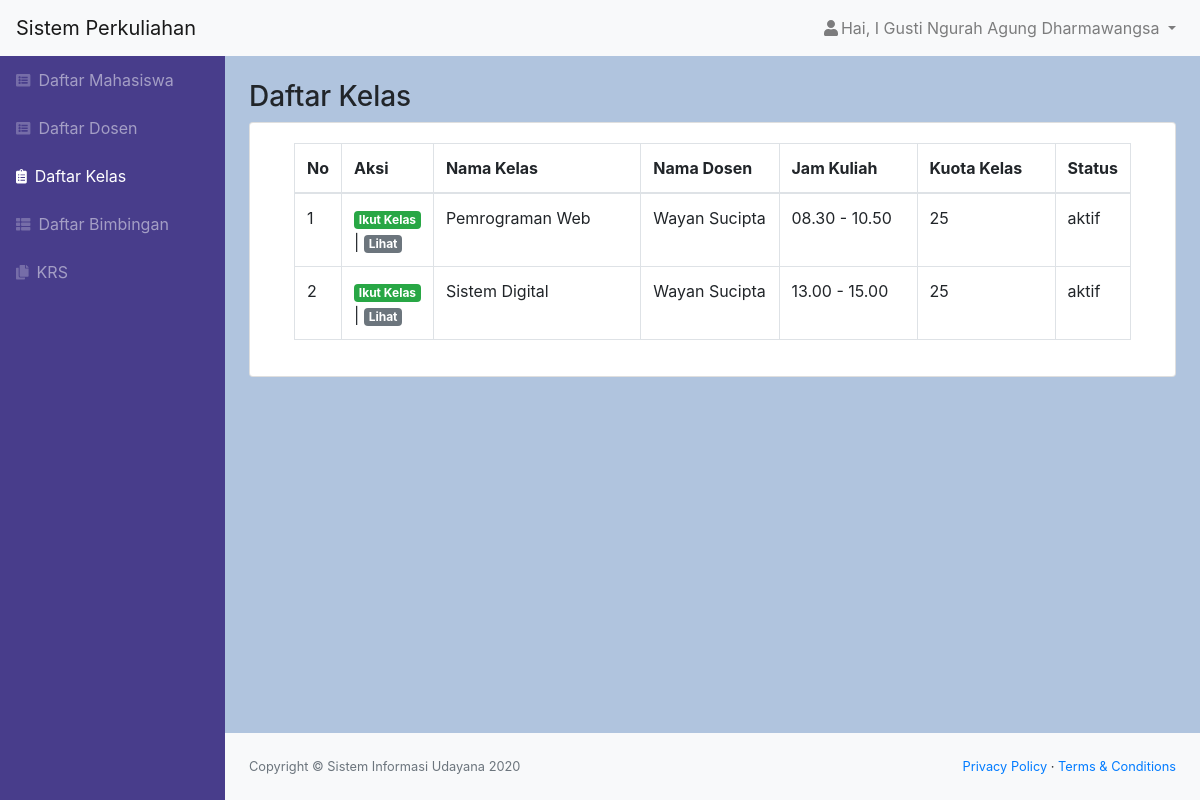
The page /kelas.php (signed in) on the database its author committed.
### tables this page shows
CREATE TABLE `kelas` (
  `id_kelas` int(11) NOT NULL,
  `nama_kelas` varchar(100) NOT NULL,
  `jam_kuliah` varchar(20) NOT NULL,
  `kuota_kelas` int(11) NOT NULL,
  `id_dosen` int(11) NOT NULL,
  `status` varchar(20) NOT NULL
);

CREATE TABLE `dosen` (
  `id_dosen` int(11) NOT NULL,
  `role` char(1) NOT NULL,
  `nip` varchar(25) NOT NULL,
  `nidn` char(10) NOT NULL,
  `nama` varchar(50) NOT NULL,
  `email` varchar(50) NOT NULL,
  `alamat` varchar(50) NOT NULL,
  `tanggal_lahir` date NOT NULL,
  `status` varchar(20) NOT NULL,
  `password` varchar(300) NOT NULL
);

### kelas.php (the view, shortened to what this page needs)
<?php
include "function.php";
$nama = $_SESSION['nama'];
$role = $_SESSION['role'];
$queryKelas = mysqli_query($koneksi, "SELECT * FROM kelas INNER JOIN dosen ON kelas.id_dosen=dosen.id_dosen");
?>
<!DOCTYPE html>
<html lang="en">
    <head>
        <link href="css/styles.css" rel="stylesheet" />
        <link href="https://cdn.datatables.net/1.10.20/css/dataTables.bootstrap4.min.css" rel="stylesheet" />
    </head>
    <body class="sb-nav-fixed">
        <nav class="sb-topnav navbar navbar-expand navbar-light bg-light">
            <a class="navbar-brand" href="index.html">Sistem Perkuliahan</a>
            <ul class="navbar-nav ml-auto">
                <li class="nav-item dropdown">
                    <a class="nav-link dropdown-toggle" id="userDropdown" href="#" role="button" data-toggle="dropdown" aria-haspopup="true" aria-expanded="false"><i class="fas fa-user fa-fw"></i>Hai, <?= $nama; ?> </a>
                </li>
            </ul>
        </nav>
        <div id="layoutSidenav">
            <div id="layoutSidenav_nav">
                <nav class="sb-sidenav accordion sb-sidenav-dark" id="sidenavAccordion">
                    <div class="sb-sidenav-menu">
                        <div class="nav">
                            <a class="nav-link" href="mahasiswa.php"
                                ><div class="sb-nav-link-icon"><i class="fas fa-list-alt"></i></div>
                                Daftar Mahasiswa</a
                            >
                            <a class="nav-link" href="dosen.php"
                                ><div class="sb-nav-link-icon"><i class="fas fa-list-alt"></i></div>
                                Daftar Dosen</a
                            >
                            <a class="nav-link active" href="kelas.php"
                                ><div class="sb-nav-link-icon"><i class="fas fa-clipboard-list"></i></div>
                                Daftar Kelas</a
                            >
                            <a class="nav-link" href="bimbingan.php"
                                ><div class="sb-nav-link-icon"><i class="fas fa-th-list"></i></div>
                                Daftar Bimbingan</a
                            >
                            <?php if($role == "1") { ?>
                            <a class="nav-link" href="krs.php"
                                ><div class="sb-nav-link-icon"><i class="fas fa-copy"></i></div>
                                KRS</a>
                            <?php } ?>
                        </div>
                    </div>
                </nav>
            </div>
            <div id="layoutSidenav_content">
                <main>
                    <div class="container-fluid">
                        <h3 class="mt-4">Daftar Kelas</h3>
                        <div class="card mb-4">
                            <div class="card-body">
                                <div class="table-responsive">
                                    <div class="container">
                                        <table class="table table-bordered" id="dataTable" width="100%" cellspacing="0">
                                            <thead>
                                                <tr>
                                                    <th>No</th>
                                                    <?php if($role == "2" || $role == "1") { ?>
                                                    <th>Aksi</th>
                                                    <?php } ?>
                                                    <th class="col-sm-3">Nama Kelas</th>
                                                    <th class="col-sm-2">Nama Dosen</th>
                                                    <th class="col-sm-2">Jam Kuliah</th>
                                                    <th class="col-sm-2">Kuota Kelas</th>
                                                    <th>Status</th>
                                                </tr>
                                            </thead>
                                            <?php $i=1; ?>
                                            <?php while($data = mysqli_fetch_assoc($queryKelas)) { ?>
                                                <tr>
                                                    <td><?= $i; ?></td>
                                                    <?php if($role == "1") { ?>
                                                        <td><a href="function.php?act=joinKelas&id_kelas=<?= $data['id_kelas']; ?>" class="badge badge-success ">Ikut Kelas</a> | <a href="kelas_lihat.php?id_kelas=<?= $data['id_kelas']; ?>" class="badge badge-secondary ">Lihat</a></td>
                                                    <?php } ?>
                                                    <td><?= $data['nama_kelas']; ?></>
                                                    <td><?= $data['nama']; ?></td>
                                                    <td><?= $data['jam_kuliah']; ?></td>
                                                    <td><?= $data['kuota_kelas']; ?></td>
                                                    <td><?= $data['status']; ?></td>
                                                </tr>
                                            <?php $i++; ?>
                                            <?php } ?>
                                        </table>
                                    </div>
                                </div>
                            </div>
                        </div>
                </main>
                <footer class="py-4 bg-light mt-auto">
                    <div class="container-fluid">
                        <div class="d-flex align-items-center justify-content-between small">
                            <div class="text-muted">Copyright &copy; Sistem Informasi Udayana 2020</div>
                            <div>
                                <a href="#">Privacy Policy</a>
                                &middot;
                                <a href="#">Terms &amp; Conditions</a>
                            </div>
                        </div>
                    </div>
                </footer>
            </div>
        </div>
    </body>
</html>

### rows shown on the page
kelas: nama_kelas "Pemrograman Web", id_dosen.nama "Wayan Sucipta", jam_kuliah "08.30 - 10.50", kuota_kelas "25", id_dosen.status "aktif"
kelas: nama_kelas "Sistem Digital", id_dosen.nama "Wayan Sucipta", jam_kuliah "13.00 - 15.00", kuota_kelas "25", id_dosen.status "aktif"

### other values the page prints
$nama "I Gusti Ngurah Agung Dharmawangsa"
